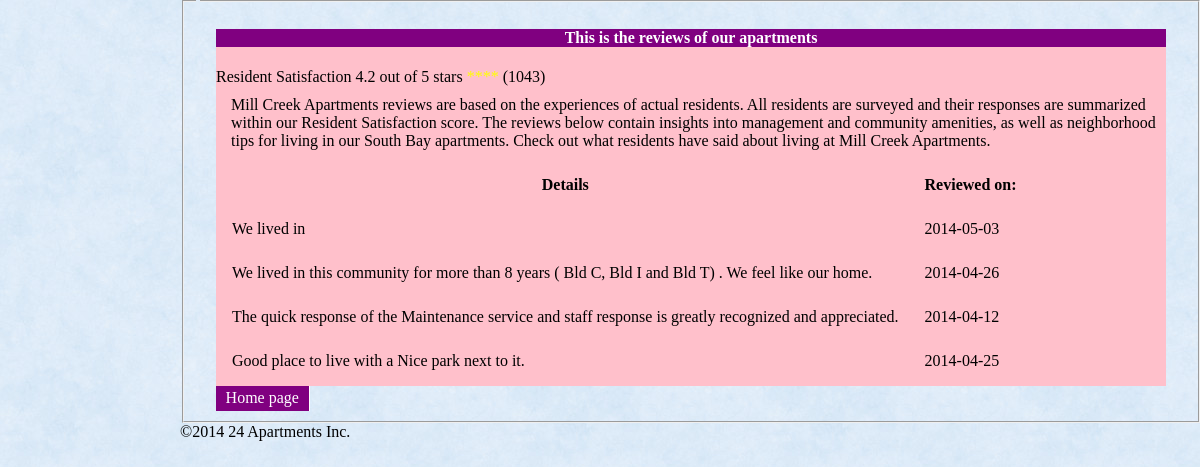
The app's page /apartment/views/display_reviews.php with its own data.
### tables this page shows
CREATE TABLE IF NOT EXISTS `reviews` (
  `reviewsId` int(11) NOT NULL AUTO_INCREMENT,
  `userID` varchar(20) NOT NULL,
  `details` varchar(500) NOT NULL,
  `date` date NOT NULL,
  PRIMARY KEY (`reviewsId`)
);

### apartment/Model/reviews_rep.php (called while the page is built, shortened)
<?php
function display_eviews() {
    $query = "SELECT * FROM apartmentdb.reviews";
      $result = mysql_query($query)or die($query."<br/><br/>".mysql_error());
       return $result;
    }

### apartment/views/display_reviews.php (the view, shortened to what this page needs)
<!DOCTYPE html>
<html>
    <head>
    </head>
    <body>
        <fieldset>
       <section>
              <h4 style="background-color:purple; text-align:center;color:white; font-family: Times New Roman;">  This is the reviews of our apartments</h4>
        Resident Satisfaction 4.2 out of 5 stars <font color ="yellow">****</font> (1043)
        <p>Mill Creek Apartments reviews are based on the experiences of actual residents. All residents are surveyed and their responses are summarized within our Resident Satisfaction score. The reviews below contain insights into management and community amenities, as well as neighborhood tips for living in our South Bay apartments. Check out what residents have said about living at Mill Creek Apartments.</p>
        <table BORDER="0" bgcolor="pink" cellspacing="6" cellpadding="10">
            <?php  include '../Model/db_connect.php';
            include '../Model/reviews_rep.php';
            $stud = display_eviews();?>
            <tr>
                <th>Details </th>
                <th>Reviewed on: </th>
                </tr>
           <?php    while($info = mysql_fetch_array( $stud ))
 {
	Print "<tr>";
  Print " <td>".$info['details'] . "           "." </td>";
 Print " <td>".$info['date'] ."            ". " </td>";
  }?>
        </table>
          <a href="index.php">Home page</a>
       </section>
        </fieldset>
          <div id="footer">
            &copy;2014 24 Apartments Inc.
        </div>
    </body>
</html>

### apartment/views/display_reviews.php (style rules this page uses)
body { //background-color: lightyellow; background-image: url("apartment/images/sky.jpg"); //border: 3px dotted black; margin: 10px; padding-bottom: 20px; width:70%; margin:auto; }
section { background-color: pink; //border: 2px solid black; width: 950px; margin: 20px; padding:100px //10px; }
h1,p { //background-color: white; //border: 1px dashed black; padding: 10px; }
h1 ,p { margin: .0em 0 0em; padding-left: 10px; }
p { margin: 0; padding-left: 15px; }
a { float:left; //width:em; text-decoration:none; color:white; background-color:purple; padding:0.2em 0.6em; border-right:1px solid white; }

### records on screen
reviews: details "We lived in", date "2014-05-03"
reviews: details "We lived in this community for more than 8 years ( Bld C, Bld I and Bld T) . We feel like our home.", date "2014-04-26"
reviews: details "The quick response of the Maintenance service and staff response is greatly recognized and appreciated.", date "2014-04-12"
reviews: details "Good place to live with a Nice park next to it.", date "2014-04-25"
